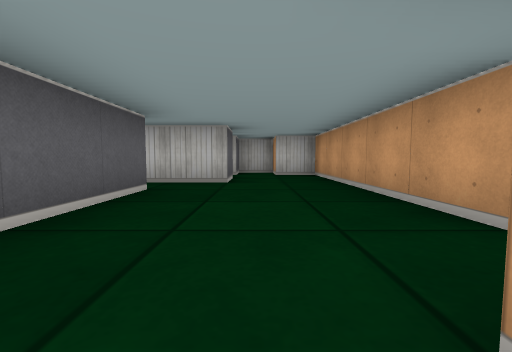
view 1 (above)

14 first-person views from a walk through a cub3D level. The camera is about half as high as the walls, tilts 4° down and sees 90° across. The floor is counted in squares. Each view is taken from the middle of a square. On the plan, view 1 faces up. The plan holds only what a view shows up to about 9 squares ahead; the rest is blank.

view 2
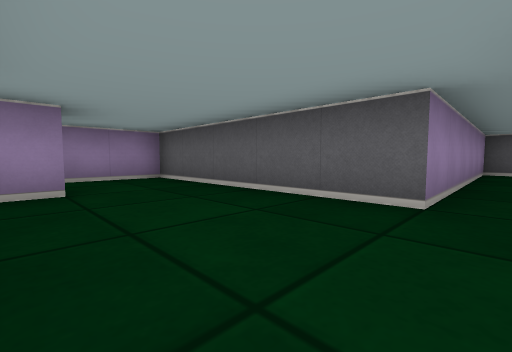

view 3
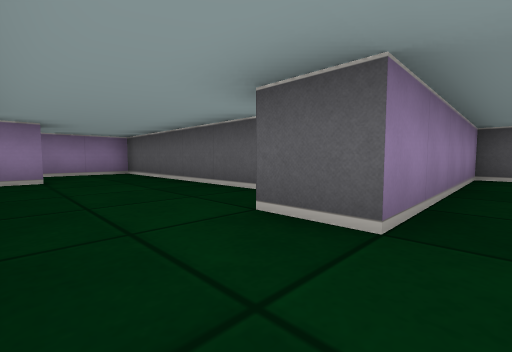

view 4
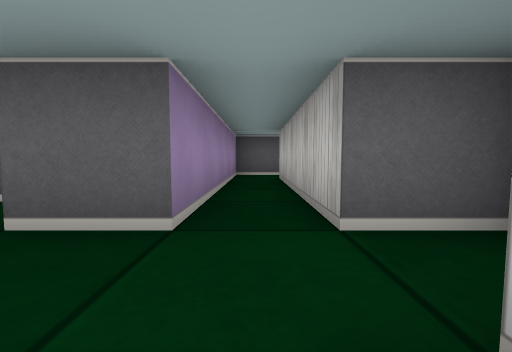

view 5
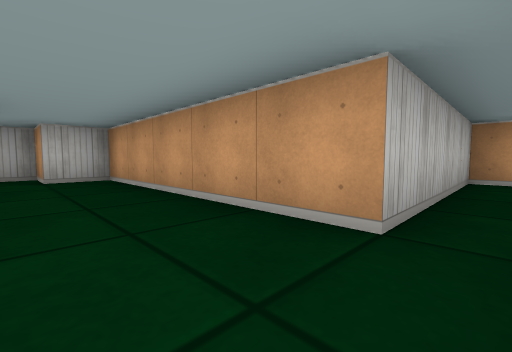

view 6
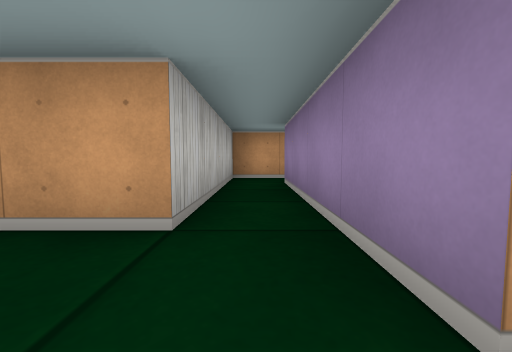

view 7
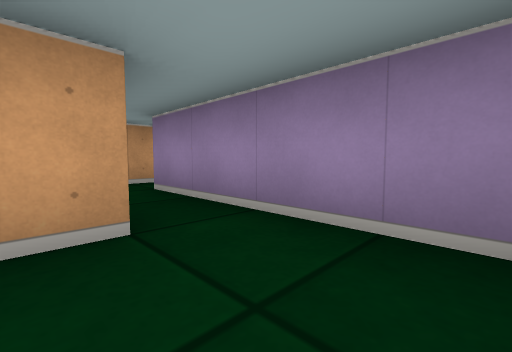

view 8
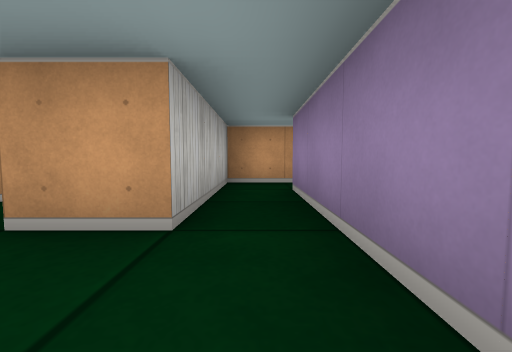

view 9
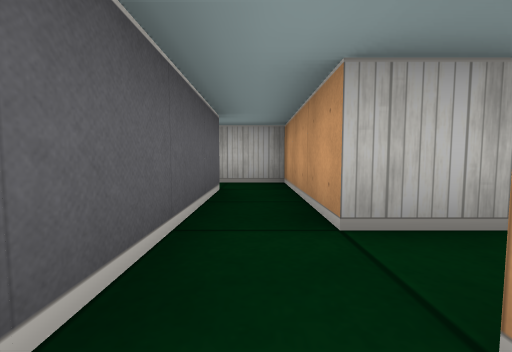

view 10
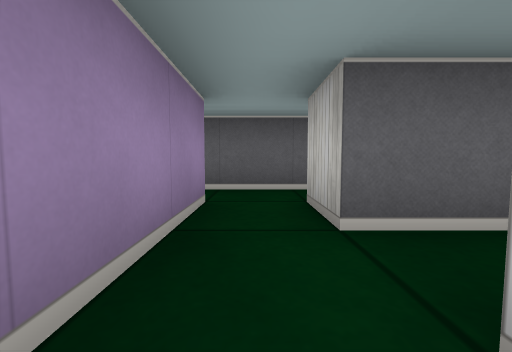

view 11
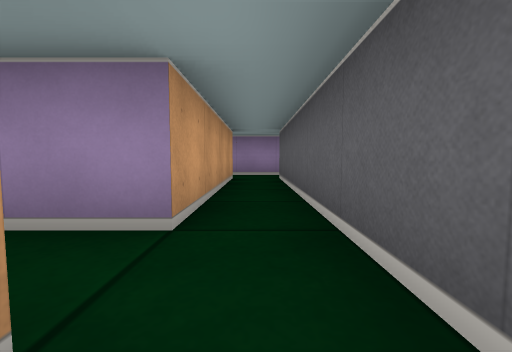

view 12
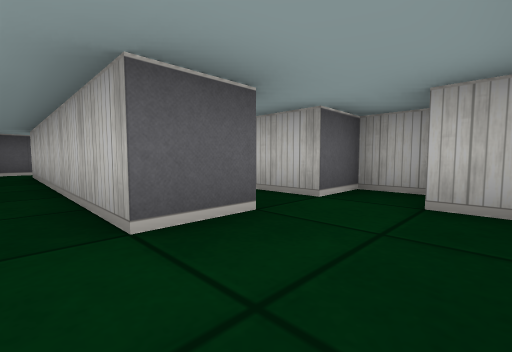

view 13
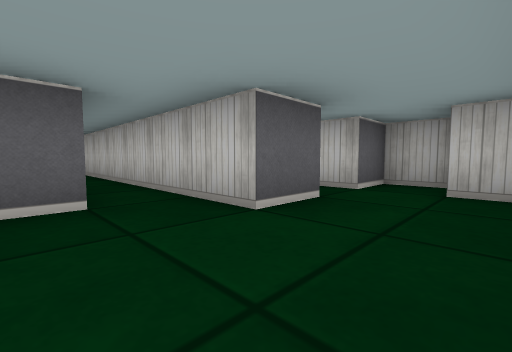

view 14
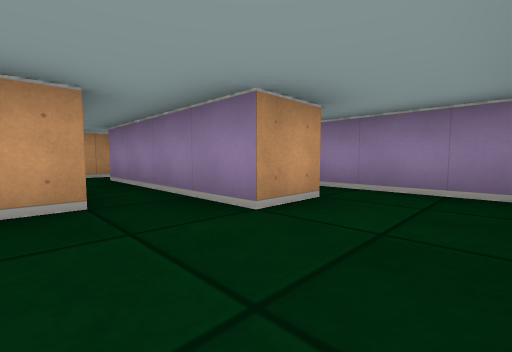

### Floor plan
Points are (right, up) in squares from view 1. A wall is a line through its corners. A room is listed if a view was taken in it or the views show most of it. See-through windows are left out.
Room 1 (views 1, 7, 8)
walls: (-1.5, 0.5) (-1.5, -1.5) (2.5, -1.5); (2.5, -0.5) (0.5, -0.5) (0.5, 0.5)
ways out: opening at (-0.5, 0) to room 2; opening at (1.5, -1) to room 6
Room 2 (views 2, 5, 6, 12, 13, 14)
walls: (-0.5, 4.5) (-6.5, 4.5); (0.5, 0.5) (4.5, 0.5); (4.5, 1.5) (1.5, 1.5) (1.5, 4.5); (-7.5, 4.6) (-7.5, 3.5) (-1.5, 3.5) (-1.5, 0.5)
ways out: opening at (-0.5, 0) to room 1; opening at (0.5, 5) to room 3; opening at (4, 1) to room 5
Room 3 (views 3, 4)
walls: (-0.5, 6.5) (-4.4, 6.5); (0.5, 7.5) (-0.5, 7.5); (1.5, 4.5) (1.5, 6.5) (0.5, 6.5); (-5.5, 6.6) (-5.5, 5.5) (-0.5, 5.5) (-0.5, 4.5)
ways out: opening at (0.5, 5) to room 2
Room 4 (views 9, 11)
walls: (3.5, -8.5) (3.5, -4.5) (4.4, -4.5); (4.5, -3.5) (3.5, -3.5) (3.5, -1.5); (2.4, -9.5) (3.6, -9.5); (2.5, -1.5) (2.5, -8.4)
ways out: opening at (4, -4) to room 5; opening at (3, -2.5) to room 6
Room 5 (view 10)
walls: (4.5, -2.4) (4.5, -3.5); (5.5, 0.1) (5.5, 1.5) (4.5, 1.5); (4.4, -4.5) (5.6, -4.5)
ways out: opening at (4, 1) to room 2; opening at (4, -4) to room 4; opening at (6, -4)
Room 6 (no view inside)
walls: (3.5, -1.5) (3.5, -0.5) (2.5, -0.5)
ways out: opening at (1.5, -1) to room 1; opening at (3, -2.5) to room 4

Where each view was taken, in squares from view 1:
view 1: 0 up, 0 right, facing up
view 2: 4 up, 1 right, facing down-left
view 3: 6 up, 1 right, facing down-left
view 4: 6 up, 1 right, facing left
view 5: 1 up, 0 right, facing up-right
view 6: 1 up, 0 right, facing right
view 7: 0 up, 1 left, facing down-right
view 8: 1 down, 1 left, facing right
view 9: 5 down, 3 right, facing up
view 10: 4 down, 6 right, facing left
view 11: 3 down, 3 right, facing down
view 12: 4 up, 1 right, facing up-left
view 13: 3 up, 1 right, facing up-left
view 14: 2 up, 1 left, facing down-right
